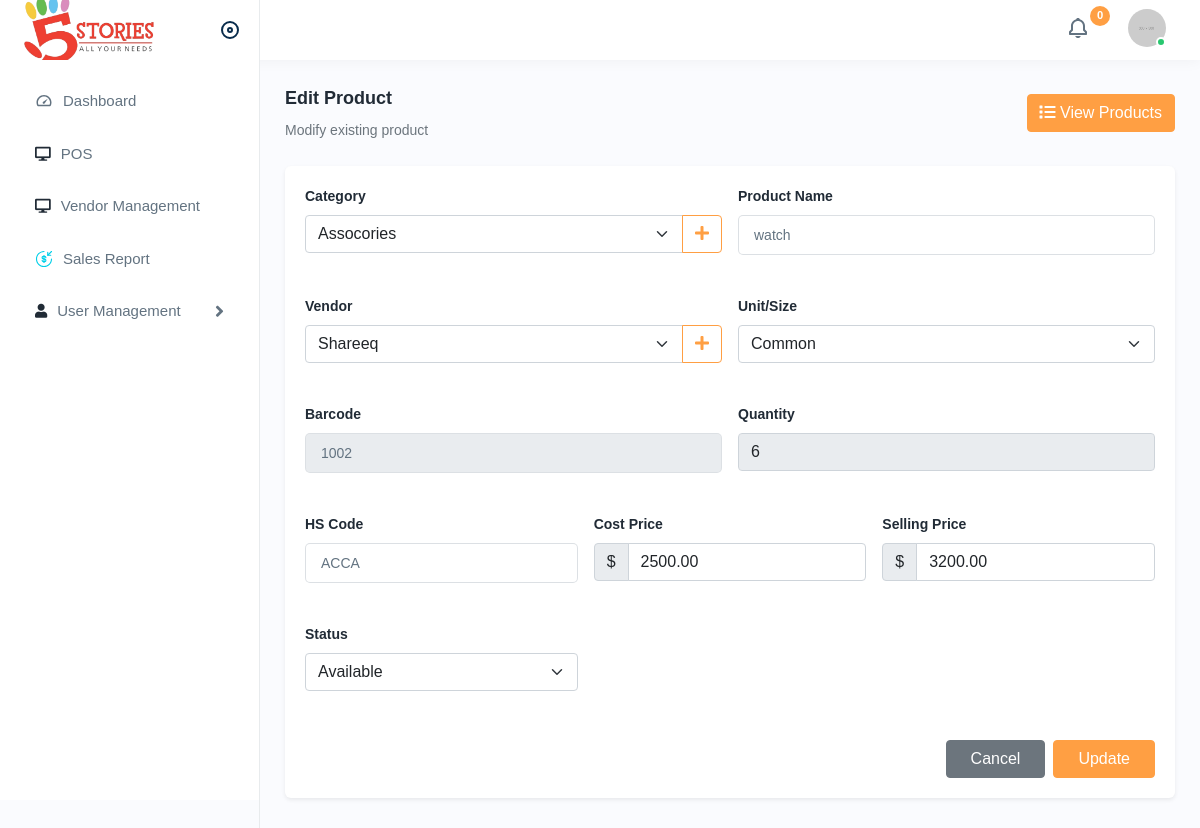
Page /editproduct.php?id=5 (signed in) on the committed database.
### tables this page shows
CREATE TABLE `tbl_product` (
  `id` int(11) NOT NULL,
  `name` varchar(255) NOT NULL,
  `category_id` int(11) NOT NULL,
  `unit` varchar(50) DEFAULT NULL,
  `barcode` varchar(100) DEFAULT NULL,
  `quantity` int(11) DEFAULT 0,
  `price` decimal(10,2) NOT NULL,
  `cost_price` decimal(10,2) NOT NULL,
  `grm_ref` varchar(100) DEFAULT NULL,
  `status` enum('active','inactive') DEFAULT 'active',
  `vendor_id` int(11) NOT NULL,
  `created_at` timestamp NOT NULL DEFAULT current_timestamp(),
  `stock` int(11) DEFAULT 0
);

CREATE TABLE `tbl_category` (
  `id` int(11) NOT NULL,
  `name` varchar(255) NOT NULL
);

CREATE TABLE `tbl_vendors` (
  `vendor_id` int(11) NOT NULL,
  `vendor_name` varchar(255) NOT NULL,
  `phone` varchar(20) DEFAULT NULL,
  `address` text DEFAULT NULL,
  `created_at` timestamp NOT NULL DEFAULT current_timestamp()
);

CREATE TABLE `tbl_stock_grm` (
  `id` int(11) NOT NULL,
  `stock_ref` varchar(100) NOT NULL,
  `stock_hs_price` decimal(10,2) NOT NULL,
  `stock_date` date NOT NULL,
  `user_id` int(11) NOT NULL,
  `created_at` timestamp NOT NULL DEFAULT current_timestamp()
);

### editproduct.php (the view, shortened to what this page needs)
<?php include './layouts/header.php';
$product_id = isset($_GET['id']) ? intval($_GET['id']) : 0;
$product = [];
if($product_id > 0) {
    $stmt = $conn->prepare("SELECT p.*, sg.stock_ref AS hs_code
                          FROM tbl_product p
                          LEFT JOIN tbl_stock_grm sg ON p.grm_ref = sg.id
                          WHERE p.id = ?");
    $stmt->bind_param("i", $product_id);
    $stmt->execute();
    $result = $stmt->get_result();
    $product = $result->fetch_assoc();
}
?>
<?php include './layouts/sidebar.php'; ?>
<div class="page-wrapper">
    <div class="content">
        <div class="page-header">
            <div class="page-title">
                <h4 class="mb-2"><?= $product_id ? 'Edit' : 'Add' ?> Product</h4>
                <h6 class="text-muted"><?= $product_id ? 'Modify existing product' : 'Create new product' ?></h6>
            </div>
            <a href="productlist.php" class="btn btn-primary">
                <i class="fas fa-list"></i> View Products
            </a>
        </div>
        <form action="./backend/update_product.php" method="post">
            <div class="card border-0 shadow-sm">
                <div class="card-body">
                    <div class="row g-3">
                        <div class="col-md-6">
                            <div class="form-group">
                                <label class="form-label fw-bold">Category</label>
                                <div class="input-group">
                                    <select name="category_id" class="form-select" required>
                                        <?php
                                        $sqlCategory = "SELECT * FROM tbl_category";
                                        $rsCategory = $conn->query($sqlCategory);
                                        while ($rowCategory = $rsCategory->fetch_assoc()): ?>
                                            <option value="<?= $rowCategory['id'] ?>"
                                                <?= ($product['category_id'] ?? '') == $rowCategory['id'] ? 'selected' : '' ?>>
                                                <?= htmlspecialchars($rowCategory['name']) ?>
                                            </option>
                                        <?php endwhile; ?>
                                    </select>
                                    <a href="addcategory.php" class="btn btn-outline-primary">
                                        <i class="fas fa-plus"></i>
                                    </a>
                                </div>
                            </div>
                        </div>
                        <div class="col-md-6">
                            <div class="form-group">
                                <label class="form-label fw-bold">Product Name</label>
                                <input name="name" type="text" class="form-control"
                                       value="<?= htmlspecialchars($product['name'] ?? '') ?>" required>
                            </div>
                        </div>
                        <div class="col-md-6">
                            <div class="form-group">
                                <label class="form-label fw-bold">Vendor</label>
                                <div class="input-group">
                                    <select name="vendor_id" class="form-select" required>
                                        <?php
                                        $sql = "SELECT * FROM tbl_vendors";
                                        $rs = $conn->query($sql);
                                        while ($row = $rs->fetch_assoc()): ?>
                                            <option value="<?= $row['vendor_id'] ?>"
                                                <?= ($product['vendor_id'] ?? '') == $row['vendor_id'] ? 'selected' : '' ?>>
                                                <?= htmlspecialchars($row['vendor_name']) ?>
                                            </option>
                                        <?php endwhile; ?>
                                    </select>
                                    <a href="addvendor.php" class="btn btn-outline-primary">
                                        <i class="fas fa-plus"></i>
                                    </a>
                                </div>
                            </div>
                        </div>
                        <div class="col-md-6">
                            <div class="form-group">
                                <label class="form-label fw-bold">Unit/Size</label>
                                <select name="unit_id" class="form-select" required>
                                    <option value="0">Common</option>
                                </select>
                            </div>
                        </div>
                        <div class="col-md-6">
                            <div class="form-group">
                                <label class="form-label fw-bold">Barcode</label>
                                <input name="barcode" type="text" class="form-control"
                                       value="<?= htmlspecialchars($product['barcode'] ?? '') ?>"
                                       <?= $product_id ? 'readonly' : 'required' ?>>
                            </div>
                        </div>
                        <div class="col-md-6">
                            <div class="form-group">
                                <label class="form-label fw-bold">Quantity</label>
                                <input name="quantity" type="number"
                                       value="<?= htmlspecialchars($product['quantity'] ?? 1) ?>"
                                       class="form-control" min="1" disabled>
                            </div>
                        </div>
                        <div class="col-md-4">
                            <div class="form-group">
                                <label class="form-label fw-bold">HS Code</label>
                                <input name="hs_code" type="text"
                                       value="<?= htmlspecialchars($product['hs_code'] ?? '') ?>"
                                       class="form-control" placeholder="Enter HS Code" required>
                            </div>
                        </div>
                        <div class="col-md-4">
                            <div class="form-group">
                                <label class="form-label fw-bold">Cost Price</label>
                                <div class="input-group">
                                    <span class="input-group-text">$</span>
                                    <input name="cost_price" type="number" step="0.01"
                                           value="<?= htmlspecialchars($product['cost_price'] ?? '') ?>"
                                           class="form-control" placeholder="0.00" required>
                                </div>
                            </div>
                        </div>
                        <div class="col-md-4">
                            <div class="form-group">
                                <label class="form-label fw-bold">Selling Price</label>
                                <div class="input-group">
                                    <span class="input-group-text">$</span>
                                    <input name="price" type="number" step="0.01"
                                           value="<?= htmlspecialchars($product['price'] ?? '') ?>"
                                           class="form-control" placeholder="0.00" required>
                                </div>
                            </div>
                        </div>
                        <div class="col-md-4">
                            <div class="form-group">
                                <label class="form-label fw-bold">Status</label>
                                <select name="status" class="form-select" required>
                                    <option value="1" <?= ($product['status'] ?? 1) == 1 ? 'selected' : '' ?>>Available</option>
                                </select>
                            </div>
                        </div>
                        <div class="col-12 mt-4 d-flex justify-content-end gap-2">
                            <a href="productlist.php" class="btn btn-secondary px-4">Cancel</a>
                            <button type="submit" class="btn btn-primary px-4">
                                <?= $product_id ? 'Update' : 'Create' ?>
                            </button>
                        </div>
                    </div>
                </div>
            </div>
        </form>
    </div>
</div>
</body>
</html>

### rows in the picture
tbl_product: category_id "Assocories", name "watch", vendor_id "Shareeq", barcode "1002", quantity "6", hs_code "ACCA", cost_price "2500.00", price "3200.00"
